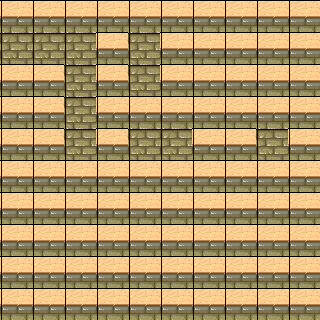

Rendered tile map (Tiled .tmx) drawn with the repository's tilesets; below, a short description and the full map source, tile grids included:
An orthogonal 10x10 tile map with 32x32 px tiles, 1 tile layer (块层 1).

<map version="1.0" orientation="orthogonal" width="10" height="10" tilewidth="32" tileheight="32">
 <properties>
  <property name="direction8" value="1" />
 </properties>
 <tileset firstgid="1" name="tmw_desert_spacing" tilewidth="32" tileheight="32">
  <image source="tmw_desert_spacing.png" width="265" height="199" />
  <tile id="0">
   <properties>
    <property name="23" value="3" />
   </properties>
  </tile>
  <tile id="29">
   <properties>
    <property name="1" value="1" />
   </properties>
  </tile>
  <tile id="30">
   <properties>
    <property name="111" value="9" />
   </properties>
  </tile>
 </tileset>
 <layer name="块层 1" width="10" height="10">
  <data>
   <tile gid="2" />
   <tile gid="2" />
   <tile gid="2" />
   <tile gid="2" />
   <tile gid="2" />
   <tile gid="2" />
   <tile gid="2" />
   <tile gid="2" />
   <tile gid="2" />
   <tile gid="2" />
   <tile gid="10" />
   <tile gid="10" />
   <tile gid="10" />
   <tile gid="2" />
   <tile gid="10" />
   <tile gid="2" />
   <tile gid="2" />
   <tile gid="2" />
   <tile gid="2" />
   <tile gid="2" />
   <tile gid="2" />
   <tile gid="2" />
   <tile gid="10" />
   <tile gid="2" />
   <tile gid="10" />
   <tile gid="2" />
   <tile gid="2" />
   <tile gid="2" />
   <tile gid="2" />
   <tile gid="2" />
   <tile gid="2" />
   <tile gid="2" />
   <tile gid="10" />
   <tile gid="2" />
   <tile gid="2" />
   <tile gid="2" />
   <tile gid="2" />
   <tile gid="2" />
   <tile gid="2" />
   <tile gid="2" />
   <tile gid="2" />
   <tile gid="2" />
   <tile gid="10" />
   <tile gid="2" />
   <tile gid="10" />
   <tile gid="10" />
   <tile gid="2" />
   <tile gid="2" />
   <tile gid="10" />
   <tile gid="2" />
   <tile gid="2" />
   <tile gid="2" />
   <tile gid="2" />
   <tile gid="2" />
   <tile gid="2" />
   <tile gid="2" />
   <tile gid="2" />
   <tile gid="2" />
   <tile gid="2" />
   <tile gid="2" />
   <tile gid="2" />
   <tile gid="2" />
   <tile gid="2" />
   <tile gid="2" />
   <tile gid="2" />
   <tile gid="2" />
   <tile gid="2" />
   <tile gid="2" />
   <tile gid="2" />
   <tile gid="2" />
   <tile gid="2" />
   <tile gid="2" />
   <tile gid="2" />
   <tile gid="2" />
   <tile gid="2" />
   <tile gid="2" />
   <tile gid="2" />
   <tile gid="2" />
   <tile gid="2" />
   <tile gid="2" />
   <tile gid="2" />
   <tile gid="2" />
   <tile gid="2" />
   <tile gid="2" />
   <tile gid="2" />
   <tile gid="2" />
   <tile gid="2" />
   <tile gid="2" />
   <tile gid="2" />
   <tile gid="2" />
   <tile gid="2" />
   <tile gid="2" />
   <tile gid="2" />
   <tile gid="2" />
   <tile gid="2" />
   <tile gid="2" />
   <tile gid="2" />
   <tile gid="2" />
   <tile gid="2" />
   <tile gid="2" />
  </data>
 </layer>
</map>
